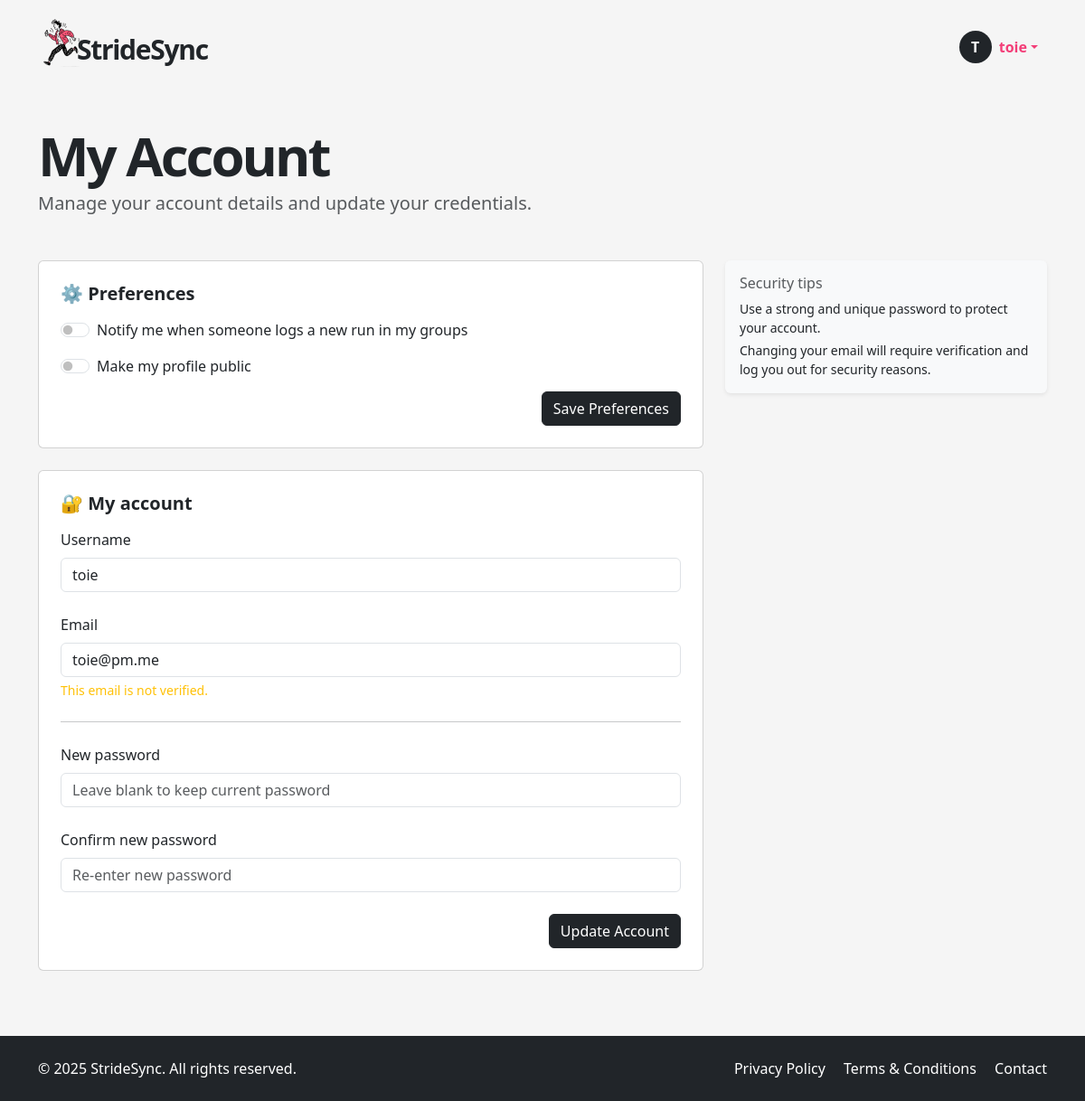
/my-account (signed in), run on an earlier commit of the app's database.
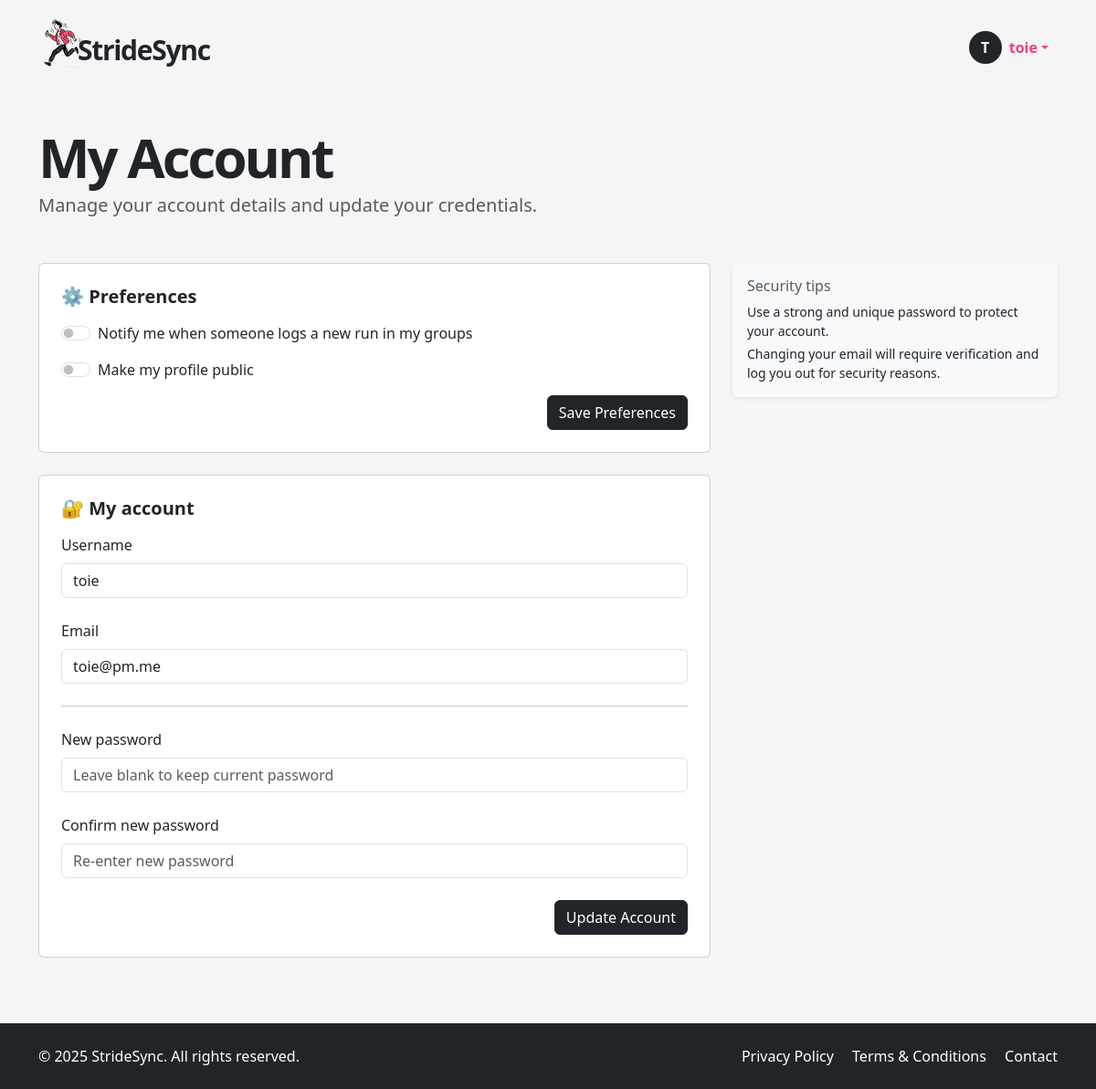
And on a later commit of the database.
### app/routes.py (the view)
@app.route('/my-account', methods=['GET', 'POST'])
@login_required
def my_account():
    user = current_user
    if request.method == 'POST':
        form = AccountForm()
        if form.validate_on_submit():
            updated = False
            username = form.username.data.strip()
            email = form.email.data.strip().lower()
            password = form.password.data.strip()
            changed_username = username.lower() != user.username.lower()
            changed_email = email != user.email
            changed_password = bool(password)
            if changed_username:
                existing = db.session.scalar(
                    sa.select(User).where(
                        sa.func.lower(User.username) == username.lower(),
                        User.id != user.id
                    )
                )
                if existing:
                    flash("Username is already taken.", "warning")
                    return redirect(url_for('my_account'))
                user.username = username
                updated = True
            if changed_email:
                existing = db.session.scalar(
                    sa.select(User).where(
                        User.email == email,
                        User.id != user.id
                    )
                )
                if existing:
                    flash("Email is already registered.", "warning")
                    return redirect(url_for('my_account'))
                user.email = email
                user.is_verified = False
                user.verification_token = secrets.token_urlsafe(32)
                db.session.commit()
                send_verification_email(user)
                flash("Email updated. Please verify your new address.", "info")
                logout_user()
                return redirect(url_for('login'))
            if changed_password:
                user.set_password(password)
                flash("Password updated successfully.", "success")
                updated = True
            if updated:
                db.session.commit()
                flash("Account updated.", "success")
            else:
                flash("No changes made.", "info")
            return redirect(url_for('my_account'))
        else:
            flash("Please correct the errors below.", "danger")
            print("Form errors:", form.errors)
    else:
        form = AccountForm(obj=user)
    return render_template("my_account.html", form=form, user=user)

### app/forms.py
class AccountForm(FlaskForm):
    username = StringField('Username', validators=[
        DataRequired(message='Let us know what we should call you!'),
        Length(min=4, max=64, message='Choose a different username (min 4 characters).')
    ])
    email = StringField('Email', validators=[
        DataRequired(message='Email address is required.'),
        Email(message='Please enter a valid email address.'),
        Length(max=120)
    ])
    password = PasswordField('New password', validators=[
        Optional(),
        Length(min=6, message="Password must be at least 6 characters.")
    ])
    password2 = PasswordField('Confirm new password', validators=[
        Optional(),
        EqualTo('password', message="Passwords don't match.")
    ])
    submit = SubmitField("Update Account")

### app/models.py (called while the page is built)
@login.user_loader
def load_user(id):
    return db.session.get(User, int(id))

### app/templates/my_account.html (shortened to what this page needs)
{% extends "base.html" %}
{% block content %}
<div class="container py-5">
  <h1 class="display-4 fw-bold hero-title">My Account</h1>
  <p class="lead text-muted mb-5">
    Manage your account details and update your credentials.
  </p>
  <div class="row">
    <div class="col-md-8">
      <div class="card p-4 mb-4 bg-white">
        <h5 class="fw-bold mb-3">⚙️ Preferences</h5>
        <form method="POST" action="{{ url_for('update_preferences') }}">
          <div class="form-check form-switch mb-3">
            <input class="form-check-input" type="checkbox" name="notify_group_activity" id="notifyGroupActivity"
              {% if current_user.notify_group_activity %}checked{% endif %}>
              <label class="form-check-label" for="notifyGroupActivity">
              Notify me when someone logs a new run in my groups
            </label>
          </div>
          <div class="form-check form-switch mb-3">
            <input class="form-check-input" type="checkbox" name="is_public_profile" id="isPublicProfile"
              {% if current_user.is_public_profile %}checked{% endif %}>
            <label class="form-check-label" for="isPublicProfile">
              Make my profile public
            </label>
          </div>
          <div class="text-end">
            <button type="submit" class="btn btn-dark">Save Preferences</button>
          </div>
        </form>
      </div>
      <div class="card p-4 bg-white">
        <h5 class="fw-bold mb-3">🔐 My account</h5>
        <form method="POST">
          <div class="mb-4">
            {{ form.username.label(class="form-label") }}
            {{ form.username(class="form-control") }}
          </div>
          <div class="mb-4">
            {{ form.email.label(class="form-label") }}
            {{ form.email(class="form-control", value=form.email.data or user.email) }}
            {% if not user.is_verified %}
              <div class="form-text text-warning">This email is not verified.</div>
            {% endif %}
          </div>
          <hr class="my-4">
          <div class="mb-4">
            {{ form.password.label(class="form-label") }}
            {{ form.password(class="form-control", placeholder="Leave blank to keep current password") }}
          </div>
          <div class="mb-4">
            {{ form.password2.label(class="form-label") }}
            {{ form.password2(class="form-control", placeholder="Re-enter new password") }}
          </div>
          <div class="text-end">
            {{ form.submit(class="btn btn-dark") }}
          </div>
        </form>
      </div>
    </div>
    <div class="col-md-4 d-none d-md-block">
      <div class="card shadow-sm bg-light border-0 p-3">
        <h6 class="text-muted mb-2">Security tips</h6>
        <p class="small mb-1">
          Use a strong and unique password to protect your account.
        </p>
        <p class="small mb-0">
          Changing your email will require verification and log you out for security reasons.
        </p>
      </div>
    </div>
  </div>
</div>
{% endblock %}

What changed in the data, as far as the page shows it:
changed User "toie": is_verified False → True (drawn)
Also different on the page:
text no longer shown: "This email is not verified."
